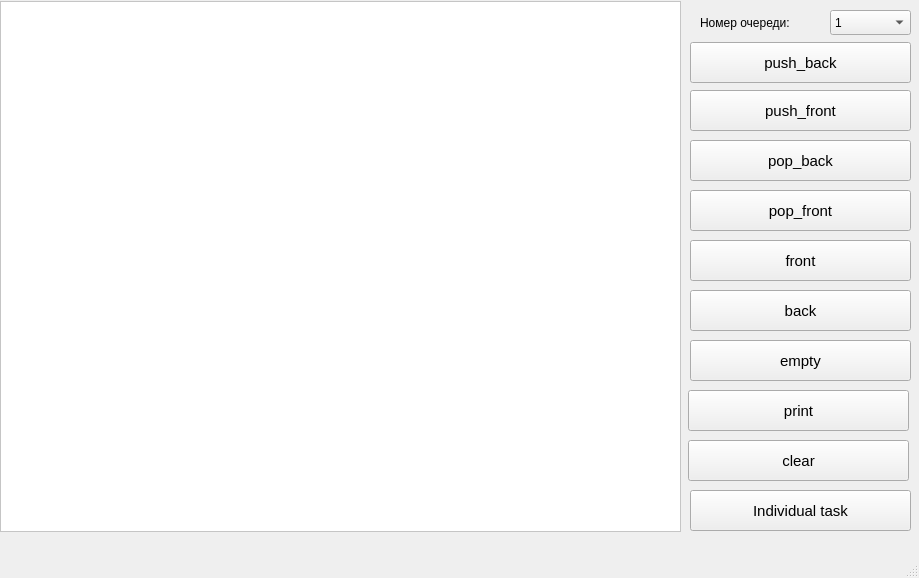
<?xml version="1.0" encoding="UTF-8"?>
<ui version="4.0">
 <class>MainWindow</class>
 <widget class="QMainWindow" name="MainWindow">
  <property name="geometry">
   <rect>
    <x>0</x>
    <y>0</y>
    <width>919</width>
    <height>578</height>
   </rect>
  </property>
  <property name="font">
   <font>
    <family>Ubuntu</family>
   </font>
  </property>
  <property name="windowTitle">
   <string>MainWindow</string>
  </property>
  <widget class="QWidget" name="centralwidget">
   <widget class="QPushButton" name="print">
    <property name="geometry">
     <rect>
      <x>688</x>
      <y>390</y>
      <width>221</width>
      <height>41</height>
     </rect>
    </property>
    <property name="minimumSize">
     <size>
      <width>221</width>
      <height>41</height>
     </size>
    </property>
    <property name="maximumSize">
     <size>
      <width>221</width>
      <height>41</height>
     </size>
    </property>
    <property name="font">
     <font>
      <family>Ubuntu</family>
      <pointsize>11</pointsize>
      <italic>false</italic>
      <bold>false</bold>
      <kerning>true</kerning>
     </font>
    </property>
    <property name="styleSheet">
     <string notr="true"/>
    </property>
    <property name="text">
     <string>print</string>
    </property>
   </widget>
   <widget class="QPlainTextEdit" name="plainTextEdit">
    <property name="geometry">
     <rect>
      <x>0</x>
      <y>1</y>
      <width>681</width>
      <height>531</height>
     </rect>
    </property>
    <property name="minimumSize">
     <size>
      <width>543</width>
      <height>511</height>
     </size>
    </property>
    <property name="styleSheet">
     <string notr="true">background-color: rgb(255, 255, 255);
color: rgb(0, 0, 0);
font: 500 13pt &quot;Futura&quot;;</string>
    </property>
    <property name="readOnly">
     <bool>true</bool>
    </property>
   </widget>
   <widget class="QPushButton" name="push_back">
    <property name="geometry">
     <rect>
      <x>690</x>
      <y>42</y>
      <width>221</width>
      <height>41</height>
     </rect>
    </property>
    <property name="minimumSize">
     <size>
      <width>221</width>
      <height>41</height>
     </size>
    </property>
    <property name="maximumSize">
     <size>
      <width>221</width>
      <height>41</height>
     </size>
    </property>
    <property name="font">
     <font>
      <family>Ubuntu</family>
      <pointsize>11</pointsize>
      <italic>false</italic>
      <bold>false</bold>
      <kerning>true</kerning>
     </font>
    </property>
    <property name="styleSheet">
     <string notr="true"/>
    </property>
    <property name="text">
     <string>push_back</string>
    </property>
   </widget>
   <widget class="QPushButton" name="front">
    <property name="geometry">
     <rect>
      <x>690</x>
      <y>240</y>
      <width>221</width>
      <height>41</height>
     </rect>
    </property>
    <property name="minimumSize">
     <size>
      <width>221</width>
      <height>41</height>
     </size>
    </property>
    <property name="maximumSize">
     <size>
      <width>221</width>
      <height>41</height>
     </size>
    </property>
    <property name="font">
     <font>
      <family>Ubuntu</family>
      <pointsize>11</pointsize>
      <italic>false</italic>
      <bold>false</bold>
      <kerning>true</kerning>
     </font>
    </property>
    <property name="styleSheet">
     <string notr="true"/>
    </property>
    <property name="text">
     <string>front</string>
    </property>
   </widget>
   <widget class="QPushButton" name="push_front">
    <property name="geometry">
     <rect>
      <x>690</x>
      <y>90</y>
      <width>221</width>
      <height>41</height>
     </rect>
    </property>
    <property name="minimumSize">
     <size>
      <width>221</width>
      <height>41</height>
     </size>
    </property>
    <property name="maximumSize">
     <size>
      <width>221</width>
      <height>41</height>
     </size>
    </property>
    <property name="font">
     <font>
      <family>Ubuntu</family>
      <pointsize>11</pointsize>
      <italic>false</italic>
      <bold>false</bold>
      <kerning>true</kerning>
     </font>
    </property>
    <property name="styleSheet">
     <string notr="true"/>
    </property>
    <property name="text">
     <string>push_front</string>
    </property>
   </widget>
   <widget class="QPushButton" name="back">
    <property name="geometry">
     <rect>
      <x>690</x>
      <y>290</y>
      <width>221</width>
      <height>41</height>
     </rect>
    </property>
    <property name="minimumSize">
     <size>
      <width>221</width>
      <height>41</height>
     </size>
    </property>
    <property name="maximumSize">
     <size>
      <width>221</width>
      <height>41</height>
     </size>
    </property>
    <property name="font">
     <font>
      <family>Ubuntu</family>
      <pointsize>11</pointsize>
      <italic>false</italic>
      <bold>false</bold>
      <kerning>true</kerning>
     </font>
    </property>
    <property name="styleSheet">
     <string notr="true"/>
    </property>
    <property name="text">
     <string>back</string>
    </property>
   </widget>
   <widget class="QPushButton" name="clear">
    <property name="geometry">
     <rect>
      <x>688</x>
      <y>440</y>
      <width>221</width>
      <height>41</height>
     </rect>
    </property>
    <property name="minimumSize">
     <size>
      <width>221</width>
      <height>41</height>
     </size>
    </property>
    <property name="maximumSize">
     <size>
      <width>221</width>
      <height>41</height>
     </size>
    </property>
    <property name="font">
     <font>
      <family>Ubuntu</family>
      <pointsize>11</pointsize>
      <italic>false</italic>
      <bold>false</bold>
      <kerning>true</kerning>
     </font>
    </property>
    <property name="styleSheet">
     <string notr="true"/>
    </property>
    <property name="text">
     <string>clear</string>
    </property>
   </widget>
   <widget class="QPushButton" name="empty">
    <property name="geometry">
     <rect>
      <x>690</x>
      <y>340</y>
      <width>221</width>
      <height>41</height>
     </rect>
    </property>
    <property name="minimumSize">
     <size>
      <width>221</width>
      <height>41</height>
     </size>
    </property>
    <property name="maximumSize">
     <size>
      <width>221</width>
      <height>41</height>
     </size>
    </property>
    <property name="font">
     <font>
      <family>Ubuntu</family>
      <pointsize>11</pointsize>
      <italic>false</italic>
      <bold>false</bold>
      <kerning>true</kerning>
     </font>
    </property>
    <property name="styleSheet">
     <string notr="true"/>
    </property>
    <property name="text">
     <string>empty</string>
    </property>
   </widget>
   <widget class="QPushButton" name="pop_front">
    <property name="geometry">
     <rect>
      <x>690</x>
      <y>190</y>
      <width>221</width>
      <height>41</height>
     </rect>
    </property>
    <property name="minimumSize">
     <size>
      <width>221</width>
      <height>41</height>
     </size>
    </property>
    <property name="maximumSize">
     <size>
      <width>221</width>
      <height>41</height>
     </size>
    </property>
    <property name="font">
     <font>
      <family>Ubuntu</family>
      <pointsize>11</pointsize>
      <italic>false</italic>
      <bold>false</bold>
      <kerning>true</kerning>
     </font>
    </property>
    <property name="styleSheet">
     <string notr="true"/>
    </property>
    <property name="text">
     <string>pop_front</string>
    </property>
   </widget>
   <widget class="QPushButton" name="pop_back">
    <property name="geometry">
     <rect>
      <x>690</x>
      <y>140</y>
      <width>221</width>
      <height>41</height>
     </rect>
    </property>
    <property name="minimumSize">
     <size>
      <width>221</width>
      <height>41</height>
     </size>
    </property>
    <property name="maximumSize">
     <size>
      <width>221</width>
      <height>41</height>
     </size>
    </property>
    <property name="font">
     <font>
      <family>Ubuntu</family>
      <pointsize>11</pointsize>
      <italic>false</italic>
      <bold>false</bold>
      <kerning>true</kerning>
     </font>
    </property>
    <property name="styleSheet">
     <string notr="true"/>
    </property>
    <property name="text">
     <string>pop_back</string>
    </property>
   </widget>
   <widget class="QComboBox" name="comboBox">
    <property name="geometry">
     <rect>
      <x>830</x>
      <y>10</y>
      <width>81</width>
      <height>25</height>
     </rect>
    </property>
    <property name="font">
     <font>
      <family>Ubuntu</family>
     </font>
    </property>
    <item>
     <property name="text">
      <string>1</string>
     </property>
    </item>
    <item>
     <property name="text">
      <string>2</string>
     </property>
    </item>
   </widget>
   <widget class="QLabel" name="label">
    <property name="geometry">
     <rect>
      <x>700</x>
      <y>10</y>
      <width>121</width>
      <height>25</height>
     </rect>
    </property>
    <property name="text">
     <string>Номер очереди:</string>
    </property>
   </widget>
   <widget class="QPushButton" name="task">
    <property name="geometry">
     <rect>
      <x>690</x>
      <y>490</y>
      <width>221</width>
      <height>41</height>
     </rect>
    </property>
    <property name="minimumSize">
     <size>
      <width>221</width>
      <height>41</height>
     </size>
    </property>
    <property name="maximumSize">
     <size>
      <width>221</width>
      <height>41</height>
     </size>
    </property>
    <property name="font">
     <font>
      <family>Ubuntu</family>
      <pointsize>11</pointsize>
      <italic>false</italic>
      <bold>false</bold>
      <kerning>true</kerning>
     </font>
    </property>
    <property name="styleSheet">
     <string notr="true"/>
    </property>
    <property name="text">
     <string>Individual task</string>
    </property>
   </widget>
  </widget>
  <widget class="QMenuBar" name="menubar">
   <property name="geometry">
    <rect>
     <x>0</x>
     <y>0</y>
     <width>919</width>
     <height>22</height>
    </rect>
   </property>
  </widget>
  <widget class="QStatusBar" name="statusbar"/>
 </widget>
 <resources/>
 <connections/>
</ui>
